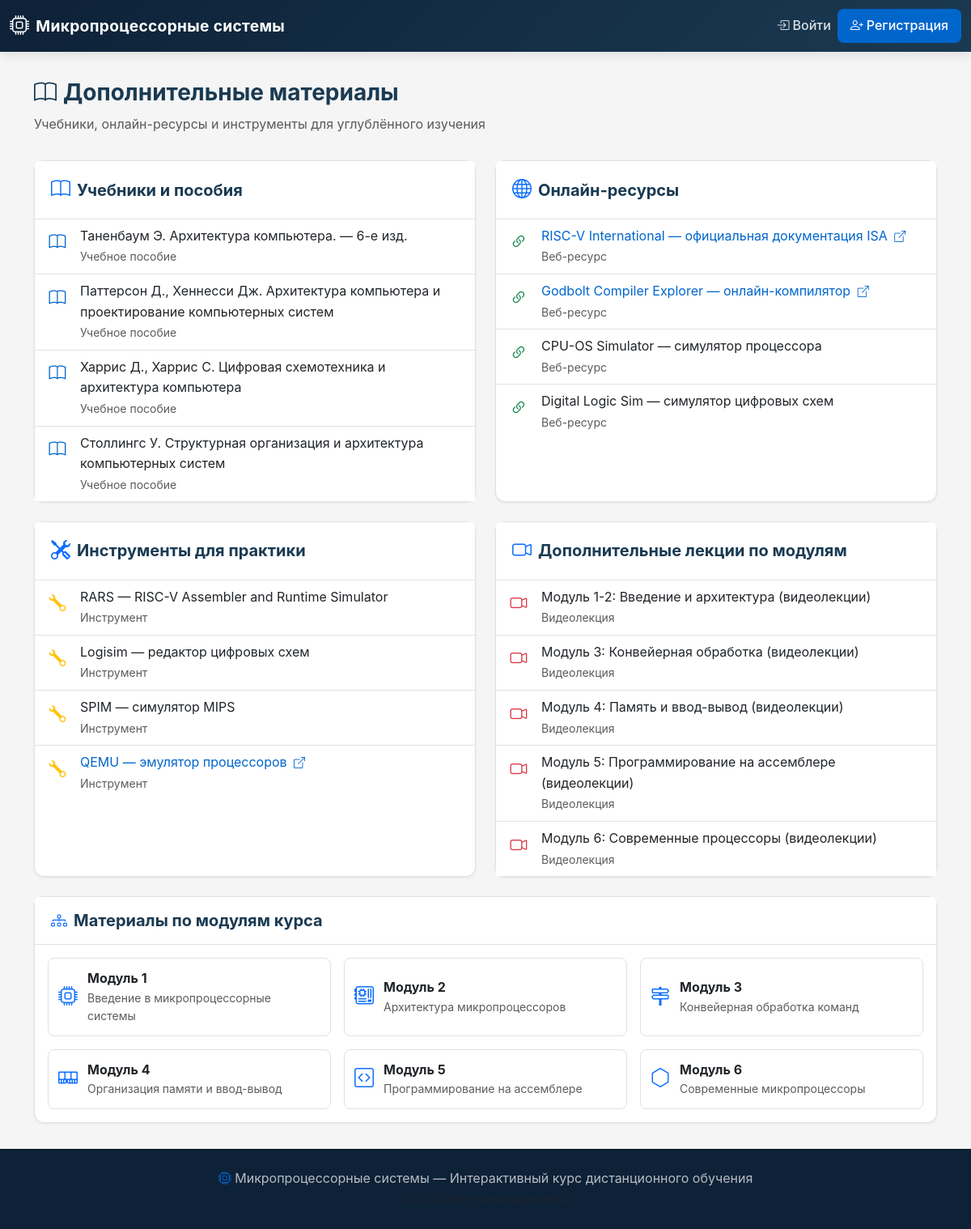
/materials/, run on the app's committed database.
### course/models.py (models this page shows, shortened)
class Module(models.Model):
    title = models.CharField(max_length=255, verbose_name='Название')
    description = models.TextField(blank=True, verbose_name='Описание')
    icon = models.CharField(
        max_length=50,
        default='bi-cpu',
        verbose_name='Иконка (Bootstrap Icons)',
    )
    order_number = models.PositiveIntegerField(
        default=0, verbose_name='Порядковый номер', db_index=True
    )
    class Meta:
        ordering = ['order_number']
        verbose_name = 'Модуль'
        verbose_name_plural = 'Модули'

### course/views.py (the view)
# urls.py: path('materials/', views.materials_view, name='materials'),
def materials_view(request):
    modules = Module.objects.all().order_by('order_number')
    resources = [
        {
            'title': 'Учебники и пособия',
            'icon': 'book',
            'items': [
                {'name': 'Таненбаум Э. Архитектура компьютера. — 6-е изд.', 'type': 'book', 'url': '#'},
                {'name': 'Паттерсон Д., Хеннесси Дж. Архитектура компьютера и проектирование компьютерных систем', 'type': 'book', 'url': '#'},
                {'name': 'Харрис Д., Харрис С. Цифровая схемотехника и архитектура компьютера', 'type': 'book', 'url': '#'},
                {'name': 'Столлингс У. Структурная организация и архитектура компьютерных систем', 'type': 'book', 'url': '#'},
            ]
        },
        {
            'title': 'Онлайн-ресурсы',
            'icon': 'globe',
            'items': [
                {'name': 'RISC-V International — официальная документация ISA', 'type': 'link', 'url': 'https://riscv.org/'},
                {'name': 'Godbolt Compiler Explorer — онлайн-компилятор', 'type': 'link', 'url': 'https://godbolt.org/'},
                {'name': 'CPU-OS Simulator — симулятор процессора', 'type': 'link', 'url': '#'},
                {'name': 'Digital Logic Sim — симулятор цифровых схем', 'type': 'link', 'url': '#'},
            ]
        },
        {
            'title': 'Инструменты для практики',
            'icon': 'tools',
            'items': [
                {'name': 'RARS — RISC-V Assembler and Runtime Simulator', 'type': 'tool', 'url': '#'},
                {'name': 'Logisim — редактор цифровых схем', 'type': 'tool', 'url': '#'},
                {'name': 'SPIM — симулятор MIPS', 'type': 'tool', 'url': '#'},
                {'name': 'QEMU — эмулятор процессоров', 'type': 'tool', 'url': 'https://www.qemu.org/'},
            ]
        },
        {
            'title': 'Дополнительные лекции по модулям',
            'icon': 'camera-video',
            'items': [
                {'name': 'Модуль 1-2: Введение и архитектура (видеолекции)', 'type': 'video', 'url': '#'},
                {'name': 'Модуль 3: Конвейерная обработка (видеолекции)', 'type': 'video', 'url': '#'},
                {'name': 'Модуль 4: Память и ввод-вывод (видеолекции)', 'type': 'video', 'url': '#'},
                {'name': 'Модуль 5: Программирование на ассемблере (видеолекции)', 'type': 'video', 'url': '#'},
                {'name': 'Модуль 6: Современные процессоры (видеолекции)', 'type': 'video', 'url': '#'},
            ]
        },
    ]
    context = {
        'resources': resources,
        'modules': modules,
    }
    return render(request, 'materials.html', context)

### course/views.py (called while the page is built)
def course_context(request):
    modules = Module.objects.all().order_by('order_number')
    return {
        'all_modules': modules,
        'course_title': 'Микропроцессорные системы',
        'course_subtitle': 'Интерактивный курс по архитектуре и программированию микропроцессоров',
    }

### templates/materials.html (shortened to what this page needs)
{% extends 'base.html' %}
{% load static %}
{% block content %}
<div class="page-container">
    <div class="container">
        <div class="page-header">
            <h1 class="page-title">
                <i class="bi bi-book me-2"></i>Дополнительные материалы
            </h1>
            <p class="text-muted">Учебники, онлайн-ресурсы и инструменты для углублённого изучения</p>
        </div>
        <div class="row g-4">
            {% for category in resources %}
            <div class="col-lg-6">
                <div class="card h-100">
                    <div class="card-header d-flex align-items-center">
                        <i class="bi bi-{{ category.icon }} me-2 fs-4"></i>
                        <h5 class="mb-0">{{ category.title }}</h5>
                    </div>
                    <div class="card-body p-0">
                        <ul class="list-group list-group-flush">
                            {% for item in category.items %}
                            <li class="list-group-item d-flex align-items-start">
                                <span class="resource-icon me-3 mt-1">
                                    {% if item.type == 'book' %}
                                        <i class="bi bi-book text-primary"></i>
                                    {% elif item.type == 'link' %}
                                        <i class="bi bi-link-45deg text-success"></i>
                                    {% elif item.type == 'tool' %}
                                        <i class="bi bi-wrench text-warning"></i>
                                    {% elif item.type == 'video' %}
                                        <i class="bi bi-camera-video text-danger"></i>
                                    {% else %}
                                        <i class="bi bi-file-text text-secondary"></i>
                                    {% endif %}
                                </span>
                                <div class="flex-grow-1">
                                    {% if item.url and item.url != '#' %}
                                        <a href="{{ item.url }}" target="_blank" rel="noopener" class="text-decoration-none">
                                            {{ item.name }}
                                            <i class="bi bi-box-arrow-up-right ms-1 small"></i>
                                        </a>
                                    {% else %}
                                        <span>{{ item.name }}</span>
                                    {% endif %}
                                    <br>
                                    <small class="text-muted">
                                        {% if item.type == 'book' %}Учебное пособие
                                        {% elif item.type == 'link' %}Веб-ресурс
                                        {% elif item.type == 'tool' %}Инструмент
                                        {% elif item.type == 'video' %}Видеолекция
                                        {% endif %}
                                    </small>
                                </div>
                            </li>
                            {% endfor %}
                        </ul>
                    </div>
                </div>
            </div>
            {% endfor %}
        </div>
        <div class="card mt-4">
            <div class="card-header">
                <h5 class="mb-0"><i class="bi bi-diagram-3 me-2"></i>Материалы по модулям курса</h5>
            </div>
            <div class="card-body">
                <div class="row g-3">
                    {% for mod in modules %}
                    <div class="col-md-4 col-6">
                        <div class="module-mini-card">
                            <i class="bi bi-{{ mod.icon }} module-mini-icon"></i>
                            <div class="module-mini-info">
                                <strong>Модуль {{ mod.order_number }}</strong>
                                <small class="d-block text-muted">{{ mod.title|truncatechars:40 }}</small>
                            </div>
                        </div>
                    </div>
                    {% endfor %}
                </div>
            </div>
        </div>
    </div>
</div>
{% endblock %}

### course/static/course/css/style.css (style rules this page uses)
:root { --bg-light: #F5F5F5; --bg-white: #FFFFFF; --text-dark: #333333; --heading-color: #1A3A52; --accent: #0066CC; --accent-hover: #0052A3; --accent-light: #E8F0FE; --accent-dark: #0D2137; --border-color: #DEE2E6; --shadow-sm: 0 1px 3px rgba(0,0,0,0.08); --shadow-md: 0 4px 12px rgba(0,0,0,0.1); --radius: 8px; --radius-lg: 12px; --transition: 0.2s ease; --font-sans: -apple-system, BlinkMacSystemFont, 'Segoe UI', Roboto, 'Helvetica Neue', Arial, sans-serif; }
* { box-sizing: border-box; }
body { font-family: var(--font-sans); background-color: var(--bg-light); color: var(--text-dark); font-size: 1rem; line-height: 1.6; min-height: 100vh; display: flex; flex-direction: column; }
h1, h2, h3, h4, h5, h6 { color: var(--heading-color); font-weight: 700; line-height: 1.3; }
h1 { font-size: 2rem; }
a { color: var(--accent); text-decoration: none; transition: color var(--transition); }
.page-title { font-size: 1.75rem; font-weight: 700; }
.card { border: 1px solid var(--border-color); box-shadow: var(--shadow-sm); border-radius: var(--radius-lg); }
.card-header { background: var(--bg-white); border-bottom: 1px solid var(--border-color); padding: 1rem 1.25rem; font-weight: 600; }
.text-primary { color: var(--accent) !important; }

### templates/materials.html (style rules this page uses)
.page-container { padding: 2rem 0; }
.page-header { margin-bottom: 2rem; }
.resource-icon { font-size: 1.3rem; min-width: 24px; text-align: center; }
.list-group-item { transition: background-color 0.2s; }
.module-mini-card { position: relative; display: flex; align-items: center; gap: 0.75rem; padding: 0.75rem; border: 1px solid #dee2e6; border-radius: 8px; transition: border-color 0.2s, box-shadow 0.2s; height: 100%; }
.module-mini-icon { font-size: 1.5rem; color: var(--accent-color, #0d6efd); }
.module-mini-info { flex: 1; min-width: 0; }
.card-header i { color: var(--accent-color, #0d6efd); }

### data on the page
Module: order_number "1", title "Введение в микропроцессорные системы"
Module: order_number "2", title "Архитектура микропроцессоров"
Module: order_number "3", title "Конвейерная обработка команд"
Module: order_number "4", title "Организация памяти и ввод-вывод"
Module: order_number "5", title "Программирование на ассемблере"
Module: order_number "6", title "Современные микропроцессоры"

### other printed values
{{ course_title }} "Микропроцессорные системы"
{{ category.title }} "Учебники и пособия" "Онлайн-ресурсы" "Инструменты для практики" "Дополнительные лекции по модулям"
{{ item.name }} "Таненбаум Э. Архитектура компьютера. — 6-е изд." "Паттерсон Д., Хеннесси Дж. Архитектура компьютера и проектирование компьютерных систем" "Харрис Д., Харрис С. Цифровая схемотехника и архитектура компьютера" "Столлингс У. Структурная организация и архитектура компьютерных систем" "CPU-OS Simulator — симулятор процессора" "Digital Logic Sim — симулятор цифровых схем" "RARS — RISC-V Assembler and Runtime Simulator" "Logisim — редактор цифровых схем" "SPIM — симулятор MIPS" "Модуль 1-2: Введение и архитектура (видеолекции)" "Модуль 3: Конвейерная обработка (видеолекции)" "Модуль 4: Память и ввод-вывод (видеолекции)" "Модуль 5: Программирование на ассемблере (видеолекции)" "Модуль 6: Современные процессоры (видеолекции)"
{{ item.name }} "RISC-V International — официальная документация ISA" "Godbolt Compiler Explorer — онлайн-компилятор" "QEMU — эмулятор процессоров"
